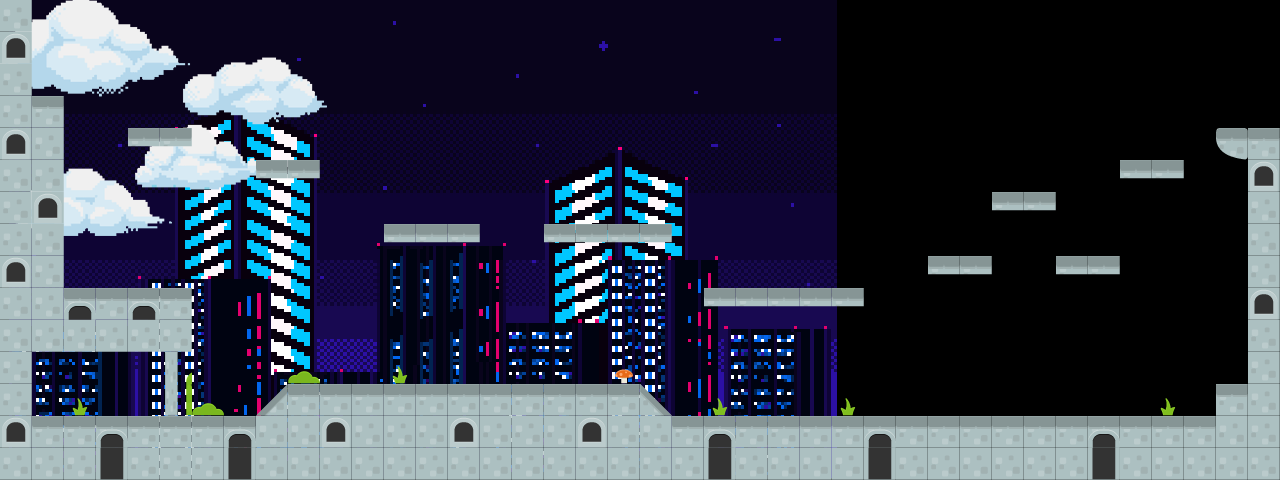

This game map was drawn from its Tiled (.tmx) file and the tilesets committed beside it. A one-line description and the trimmed map source follow:
An orthogonal 40x15 tile map with 32x32 px tiles, 2 tile layers (background, foreground), 2 image layers and 41 objects (11x CoinEntity, 9x platform, 3x EnemyEntity, mainPlayer, me.LevelEntity).

<map version="1.0" tiledversion="1.1.6" orientation="orthogonal" renderorder="right-down" width="40" height="15" tilewidth="32" tileheight="32" infinite="0" nextobjectid="53">
 <tileset firstgid="1" name="tilestest" tilewidth="32" tileheight="32" spacing="4" tilecount="234" columns="18">
  <image source="../img/map/tilestest.png" width="644" height="477" />
 </tileset>
 <imagelayer name="parallax1" offsetx="9.33333" offsety="-2.66667">
  <image source="../img/cityBKG.PNG" width="828" height="480" />
  <properties>
   <property name="ratio" value="0.25" />
  </properties>
 </imagelayer>
 <imagelayer name="parallax2">
  <image source="../img/area01_bkg1.png" width="327" height="480" />
  <properties>
   <property name="ratio" value="0.35" />
  </properties>
 </imagelayer>
 <layer name="background" width="40" height="15">
  <data>[600 cells, 159 non-empty, 7 distinct tile ids]</data>
 </layer>
 <objectgroup color="#00ff00" name="Entities">
  <object id="1" name="mainPlayer" x="128" y="224" width="32" height="64">
   <properties>
    <property name="framewidth" value="64" />
    <property name="image" value="gripe_run_right" />
   </properties>
  </object>
  <object id="2" name="CoinEntity" x="416" y="192" width="32" height="32">
   <properties>
    <property name="framewidth" value="32" />
    <property name="image" value="spinning_coin_gold" />
   </properties>
  </object>
  <object id="3" name="CoinEntity" x="32" y="64" width="32" height="32">
   <properties>
    <property name="framewidth" value="32" />
    <property name="image" value="spinning_coin_gold" />
   </properties>
  </object>
  <object id="4" name="CoinEntity" x="288" y="128" width="32" height="32">
   <properties>
    <property name="framewidth" value="32" />
    <property name="image" value="spinning_coin_gold" />
   </properties>
  </object>
  <object id="5" name="CoinEntity" x="128" y="96" width="32" height="32">
   <properties>
    <property name="framewidth" value="32" />
    <property name="image" value="spinning_coin_gold" />
   </properties>
  </object>
  <object id="6" name="CoinEntity" x="992" y="160" width="32" height="32">
   <properties>
    <property name="framewidth" value="32" />
    <property name="image" value="spinning_coin_gold" />
   </properties>
  </object>
  <object id="7" name="CoinEntity" x="1024" y="160" width="32" height="32">
   <properties>
    <property name="framewidth" value="32" />
    <property name="image" value="spinning_coin_gold" />
   </properties>
  </object>
  <object id="8" name="CoinEntity" x="1088" y="384" width="32" height="32">
   <properties>
    <property name="framewidth" value="32" />
    <property name="image" value="spinning_coin_gold" />
   </properties>
  </object>
  <object id="9" name="CoinEntity" x="800" y="256" width="32" height="32">
   <properties>
    <property name="framewidth" value="32" />
    <property name="image" value="spinning_coin_gold" />
   </properties>
  </object>
  <object id="10" name="CoinEntity" x="736" y="256" width="32" height="32">
   <properties>
    <property name="framewidth" value="32" />
    <property name="image" value="spinning_coin_gold" />
   </properties>
  </object>
  <object id="29" name="me.LevelEntity" x="1282.67" y="349.333" width="32" height="128">
   <properties>
    <property name="to" value="area02" />
   </properties>
  </object>
  <object id="47" name="CoinEntity" x="103" y="382" width="32" height="32">
   <properties>
    <property name="framewidth" value="32" />
    <property name="image" value="spinning_coin_gold" />
   </properties>
  </object>
  <object id="48" name="CoinEntity" x="65" y="381.333" width="32" height="32">
   <properties>
    <property name="framewidth" value="32" />
    <property name="image" value="spinning_coin_gold" />
   </properties>
  </object>
 </objectgroup>
 <objectgroup color="#ff0000" name="EnemyEntities">
  <object id="11" name="EnemyEntity" x="288" y="320" width="352" height="64">
   <properties>
    <property name="framewidth" value="32" />
    <property name="image" value="spinning_coin_gold" />
   </properties>
  </object>
  <object id="51" name="EnemyEntity" x="674" y="350" width="398" height="64">
   <properties>
    <property name="framewidth" value="32" />
    <property name="image" value="spinning_coin_gold" />
   </properties>
  </object>
  <object id="52" name="EnemyEntity" x="536" y="158" width="146.667" height="64">
   <properties>
    <property name="framewidth" value="32" />
    <property name="image" value="spinning_coin_gold" />
   </properties>
  </object>
 </objectgroup>
 <layer name="foreground" width="40" height="15">
  <data>[600 cells, 30 non-empty, 7 distinct tile ids]</data>
 </layer>
 <objectgroup color="#ff0000" name="collision">
  <object id="12" x="0" y="96" width="64" height="256" />
  <object id="13" x="64" y="288" width="128" height="64" />
  <object id="14" x="0" y="352" width="32" height="128" />
  <object id="15" x="32" y="416" width="256" height="64" />
  <object id="16" x="288" y="384" width="352" height="96" />
  <object id="17" x="640" y="416" width="608" height="64" />
  <object id="18" x="1248" y="3.33333" width="32" height="476.667" />
  <object id="19" type="platform" x="1120" y="160">
   <polyline points="0,0 64,0" />
  </object>
  <object id="20" type="platform" x="1056" y="256">
   <polyline points="0,0 64,0" />
  </object>
  <object id="21" type="platform" x="992" y="192">
   <polyline points="0,0 64,0" />
  </object>
  <object id="22" type="platform" x="928" y="256">
   <polyline points="0,0 64,0" />
  </object>
  <object id="23" type="platform" x="704" y="288">
   <polyline points="0,0 160,0" />
  </object>
  <object id="24" type="platform" x="576" y="224">
   <polyline points="0,0 64,0" />
  </object>
  <object id="25" type="platform" x="384" y="224">
   <polyline points="0,0 96,0" />
  </object>
  <object id="26" type="platform" x="256" y="160">
   <polyline points="0,0 64,0" />
  </object>
  <object id="27" type="platform" x="128" y="128">
   <polyline points="0,0 64,0" />
  </object>
  <object id="28" x="0" y="0">
   <polyline points="0,0 0,96" />
  </object>
  <object id="31" x="1213" y="386" width="36" height="29" />
  <object id="36" x="-0.666667" y="-6" width="642.667" height="10.6667" />
  <object id="37" x="643.333" y="-8" width="530.667" height="13.3333" />
  <object id="38" x="1167.33" y="-9.33333" width="111.333" height="10.6667" />
  <object id="39" x="1216" y="126" width="32.6667" height="32.6667" />
  <object id="41" x="640" y="386.667">
   <polygon points="0,0 30,28.4228 0,30.6667" />
  </object>
  <object id="42" x="285.333" y="384.667">
   <polygon points="0,0 -28.6667,29.3333 0,30.6667" />
  </object>
  <object id="43" x="2.66667" y="-1.33333" width="26" height="94" />
 </objectgroup>
</map>